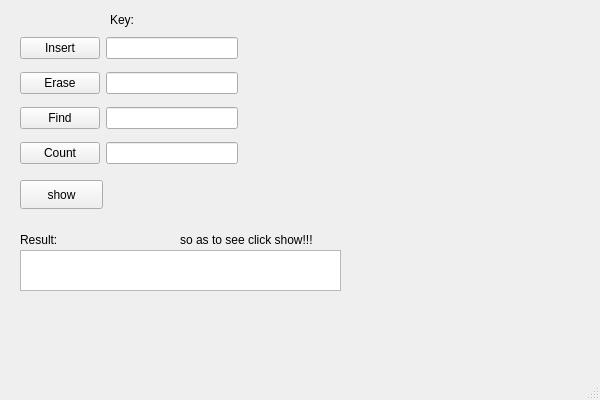
<?xml version="1.0" encoding="UTF-8"?>
<ui version="4.0">
 <class>MainWindow</class>
 <widget class="QMainWindow" name="MainWindow">
  <property name="geometry">
   <rect>
    <x>0</x>
    <y>0</y>
    <width>600</width>
    <height>400</height>
   </rect>
  </property>
  <property name="windowTitle">
   <string>Set</string>
  </property>
  <widget class="QWidget" name="centralwidget">
   <widget class="QLabel" name="label_3">
    <property name="geometry">
     <rect>
      <x>110</x>
      <y>10</y>
      <width>63</width>
      <height>20</height>
     </rect>
    </property>
    <property name="text">
     <string>Key:</string>
    </property>
   </widget>
   <widget class="QTextEdit" name="textEdit">
    <property name="geometry">
     <rect>
      <x>20</x>
      <y>250</y>
      <width>321</width>
      <height>41</height>
     </rect>
    </property>
   </widget>
   <widget class="QPushButton" name="showButton">
    <property name="geometry">
     <rect>
      <x>20</x>
      <y>180</y>
      <width>83</width>
      <height>29</height>
     </rect>
    </property>
    <property name="text">
     <string>show</string>
    </property>
   </widget>
   <widget class="QWidget" name="layoutWidget">
    <property name="geometry">
     <rect>
      <x>20</x>
      <y>30</y>
      <width>218</width>
      <height>141</height>
     </rect>
    </property>
    <layout class="QHBoxLayout" name="horizontalLayout">
     <item>
      <layout class="QVBoxLayout" name="verticalLayout_2">
       <item>
        <widget class="QPushButton" name="insertButton">
         <property name="text">
          <string>Insert</string>
         </property>
        </widget>
       </item>
       <item>
        <widget class="QPushButton" name="removeButton">
         <property name="text">
          <string>Erase</string>
         </property>
        </widget>
       </item>
       <item>
        <widget class="QPushButton" name="findButton">
         <property name="text">
          <string>Find</string>
         </property>
        </widget>
       </item>
       <item>
        <widget class="QPushButton" name="countButton">
         <property name="text">
          <string>Count</string>
         </property>
        </widget>
       </item>
      </layout>
     </item>
     <item>
      <layout class="QVBoxLayout" name="verticalLayout">
       <item>
        <widget class="QLineEdit" name="lineEditInsertKey">
         <property name="inputMask">
          <string>99</string>
         </property>
        </widget>
       </item>
       <item>
        <widget class="QLineEdit" name="lineEditEraseKey">
         <property name="inputMask">
          <string>99</string>
         </property>
        </widget>
       </item>
       <item>
        <widget class="QLineEdit" name="lineEditFindKey">
         <property name="inputMask">
          <string>99</string>
         </property>
        </widget>
       </item>
       <item>
        <widget class="QLineEdit" name="lineEditCount">
         <property name="inputMask">
          <string>999</string>
         </property>
        </widget>
       </item>
      </layout>
     </item>
    </layout>
   </widget>
   <widget class="QLabel" name="label">
    <property name="geometry">
     <rect>
      <x>20</x>
      <y>230</y>
      <width>51</width>
      <height>20</height>
     </rect>
    </property>
    <property name="text">
     <string>Result:</string>
    </property>
   </widget>
   <widget class="QLabel" name="label_2">
    <property name="geometry">
     <rect>
      <x>180</x>
      <y>230</y>
      <width>161</width>
      <height>20</height>
     </rect>
    </property>
    <property name="text">
     <string>so as to see click show!!!</string>
    </property>
   </widget>
  </widget>
  <widget class="QMenuBar" name="menubar">
   <property name="geometry">
    <rect>
     <x>0</x>
     <y>0</y>
     <width>600</width>
     <height>25</height>
    </rect>
   </property>
  </widget>
  <widget class="QStatusBar" name="statusbar"/>
 </widget>
 <resources/>
 <connections/>
</ui>
